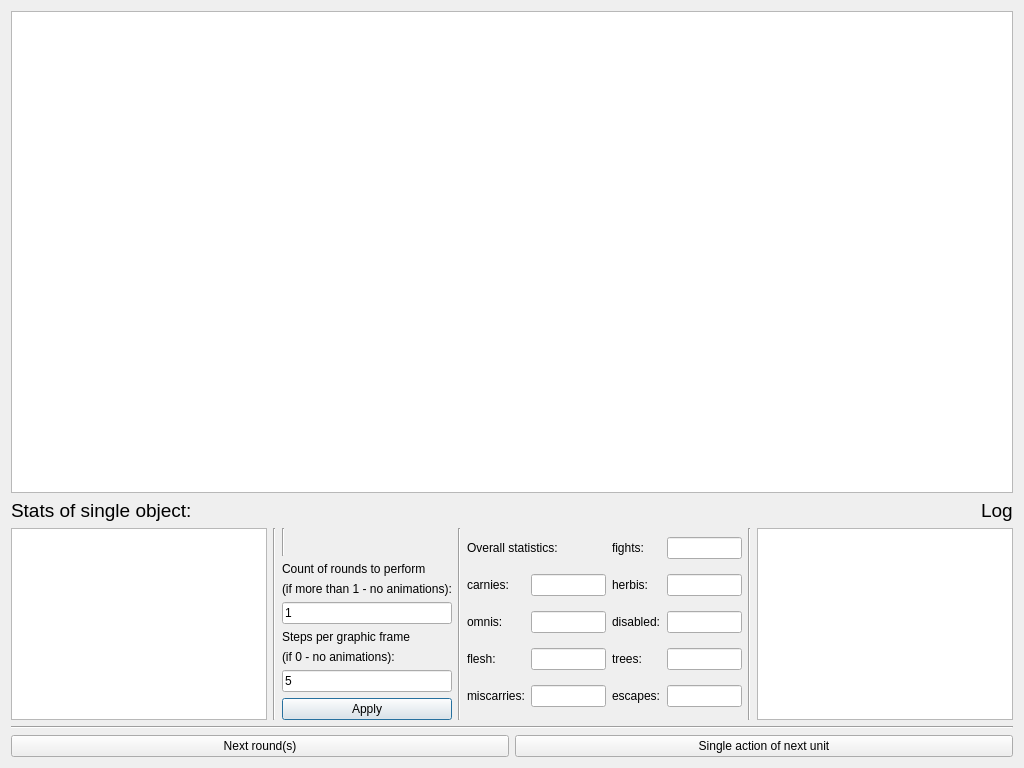
<?xml version="1.0" encoding="UTF-8"?>
<ui version="4.0">
 <class>Dialog</class>
 <widget class="QDialog" name="Dialog">
  <property name="geometry">
   <rect>
    <x>0</x>
    <y>0</y>
    <width>1024</width>
    <height>768</height>
   </rect>
  </property>
  <property name="windowTitle">
   <string>Evolva - a game of life</string>
  </property>
  <layout class="QVBoxLayout" name="verticalLayout">
   <item>
    <widget class="QGraphicsView" name="graphicsView">
     <property name="enabled">
      <bool>true</bool>
     </property>
     <property name="sizePolicy">
      <sizepolicy hsizetype="Expanding" vsizetype="Expanding">
       <horstretch>0</horstretch>
       <verstretch>0</verstretch>
      </sizepolicy>
     </property>
     <property name="minimumSize">
      <size>
       <width>100</width>
       <height>100</height>
      </size>
     </property>
     <property name="sizeIncrement">
      <size>
       <width>1</width>
       <height>1</height>
      </size>
     </property>
     <property name="baseSize">
      <size>
       <width>1</width>
       <height>1</height>
      </size>
     </property>
     <property name="sceneRect">
      <rectf>
       <x>0.000000000000000</x>
       <y>0.000000000000000</y>
       <width>0.000000000000000</width>
       <height>0.000000000000000</height>
      </rectf>
     </property>
    </widget>
   </item>
   <item>
    <layout class="QHBoxLayout" name="horizontalLayout_2">
     <item>
      <widget class="QLabel" name="label_stats_">
       <property name="font">
        <font>
         <pointsize>14</pointsize>
        </font>
       </property>
       <property name="text">
        <string>Stats of single object:</string>
       </property>
      </widget>
     </item>
     <item alignment="Qt::AlignRight">
      <widget class="QLabel" name="log_label_">
       <property name="font">
        <font>
         <pointsize>14</pointsize>
        </font>
       </property>
       <property name="text">
        <string>Log</string>
       </property>
      </widget>
     </item>
    </layout>
   </item>
   <item>
    <layout class="QHBoxLayout" name="horizontalLayout">
     <item>
      <widget class="QTextEdit" name="stats_textWindow">
       <property name="sizePolicy">
        <sizepolicy hsizetype="Minimum" vsizetype="Maximum">
         <horstretch>0</horstretch>
         <verstretch>0</verstretch>
        </sizepolicy>
       </property>
       <property name="textInteractionFlags">
        <set>Qt::NoTextInteraction</set>
       </property>
      </widget>
     </item>
     <item>
      <widget class="Line" name="line_4">
       <property name="orientation">
        <enum>Qt::Vertical</enum>
       </property>
      </widget>
     </item>
     <item>
      <layout class="QVBoxLayout" name="verticalLayout_2">
       <property name="sizeConstraint">
        <enum>QLayout::SetDefaultConstraint</enum>
       </property>
       <item>
        <widget class="Line" name="line_2">
         <property name="orientation">
          <enum>Qt::Vertical</enum>
         </property>
        </widget>
       </item>
       <item>
        <widget class="QLabel" name="label_13">
         <property name="sizePolicy">
          <sizepolicy hsizetype="Preferred" vsizetype="Maximum">
           <horstretch>0</horstretch>
           <verstretch>0</verstretch>
          </sizepolicy>
         </property>
         <property name="text">
          <string>Count of rounds to perform</string>
         </property>
        </widget>
       </item>
       <item>
        <widget class="QLabel" name="label_14">
         <property name="sizePolicy">
          <sizepolicy hsizetype="Preferred" vsizetype="Maximum">
           <horstretch>0</horstretch>
           <verstretch>0</verstretch>
          </sizepolicy>
         </property>
         <property name="text">
          <string>(if more than 1 - no animations):</string>
         </property>
        </widget>
       </item>
       <item>
        <widget class="QLineEdit" name="lineEdit_rounds">
         <property name="sizePolicy">
          <sizepolicy hsizetype="Expanding" vsizetype="Maximum">
           <horstretch>0</horstretch>
           <verstretch>0</verstretch>
          </sizepolicy>
         </property>
         <property name="text">
          <string>1</string>
         </property>
        </widget>
       </item>
       <item>
        <widget class="QLabel" name="label">
         <property name="sizePolicy">
          <sizepolicy hsizetype="Minimum" vsizetype="Maximum">
           <horstretch>0</horstretch>
           <verstretch>0</verstretch>
          </sizepolicy>
         </property>
         <property name="text">
          <string>Steps per graphic frame</string>
         </property>
        </widget>
       </item>
       <item>
        <widget class="QLabel" name="label_2">
         <property name="sizePolicy">
          <sizepolicy hsizetype="Minimum" vsizetype="Maximum">
           <horstretch>0</horstretch>
           <verstretch>0</verstretch>
          </sizepolicy>
         </property>
         <property name="text">
          <string>(if 0 - no animations):</string>
         </property>
        </widget>
       </item>
       <item>
        <widget class="QLineEdit" name="lineEdit_steps">
         <property name="text">
          <string>5</string>
         </property>
        </widget>
       </item>
       <item>
        <widget class="QPushButton" name="pushButton_2">
         <property name="text">
          <string>Apply</string>
         </property>
        </widget>
       </item>
      </layout>
     </item>
     <item>
      <widget class="Line" name="line">
       <property name="orientation">
        <enum>Qt::Vertical</enum>
       </property>
      </widget>
     </item>
     <item>
      <layout class="QGridLayout" name="gridLayout">
       <item row="1" column="0">
        <widget class="QLabel" name="label_3">
         <property name="sizePolicy">
          <sizepolicy hsizetype="Preferred" vsizetype="Maximum">
           <horstretch>0</horstretch>
           <verstretch>0</verstretch>
          </sizepolicy>
         </property>
         <property name="text">
          <string>carnies:</string>
         </property>
        </widget>
       </item>
       <item row="1" column="1">
        <widget class="QLineEdit" name="lineEdit_carnies">
         <property name="sizePolicy">
          <sizepolicy hsizetype="Expanding" vsizetype="Minimum">
           <horstretch>0</horstretch>
           <verstretch>0</verstretch>
          </sizepolicy>
         </property>
         <property name="readOnly">
          <bool>true</bool>
         </property>
        </widget>
       </item>
       <item row="5" column="1">
        <widget class="QLineEdit" name="lineEdit_flesh">
         <property name="sizePolicy">
          <sizepolicy hsizetype="Expanding" vsizetype="Minimum">
           <horstretch>0</horstretch>
           <verstretch>0</verstretch>
          </sizepolicy>
         </property>
         <property name="readOnly">
          <bool>true</bool>
         </property>
        </widget>
       </item>
       <item row="0" column="3">
        <widget class="QLineEdit" name="lineEdit_fights">
         <property name="sizePolicy">
          <sizepolicy hsizetype="Expanding" vsizetype="Minimum">
           <horstretch>0</horstretch>
           <verstretch>0</verstretch>
          </sizepolicy>
         </property>
         <property name="readOnly">
          <bool>true</bool>
         </property>
        </widget>
       </item>
       <item row="0" column="0" colspan="2">
        <widget class="QLabel" name="label_12">
         <property name="sizePolicy">
          <sizepolicy hsizetype="Maximum" vsizetype="Maximum">
           <horstretch>0</horstretch>
           <verstretch>0</verstretch>
          </sizepolicy>
         </property>
         <property name="text">
          <string>Overall statistics:</string>
         </property>
        </widget>
       </item>
       <item row="7" column="0">
        <widget class="QLabel" name="label_9">
         <property name="sizePolicy">
          <sizepolicy hsizetype="Preferred" vsizetype="Maximum">
           <horstretch>0</horstretch>
           <verstretch>0</verstretch>
          </sizepolicy>
         </property>
         <property name="text">
          <string>miscarries:</string>
         </property>
        </widget>
       </item>
       <item row="7" column="1">
        <widget class="QLineEdit" name="lineEdit_miscarries">
         <property name="sizePolicy">
          <sizepolicy hsizetype="Expanding" vsizetype="Minimum">
           <horstretch>0</horstretch>
           <verstretch>0</verstretch>
          </sizepolicy>
         </property>
         <property name="readOnly">
          <bool>true</bool>
         </property>
        </widget>
       </item>
       <item row="3" column="0">
        <widget class="QLabel" name="label_5">
         <property name="sizePolicy">
          <sizepolicy hsizetype="Preferred" vsizetype="Maximum">
           <horstretch>0</horstretch>
           <verstretch>0</verstretch>
          </sizepolicy>
         </property>
         <property name="text">
          <string>omnis:</string>
         </property>
        </widget>
       </item>
       <item row="3" column="1">
        <widget class="QLineEdit" name="lineEdit_omnis">
         <property name="sizePolicy">
          <sizepolicy hsizetype="Expanding" vsizetype="Minimum">
           <horstretch>0</horstretch>
           <verstretch>0</verstretch>
          </sizepolicy>
         </property>
         <property name="readOnly">
          <bool>true</bool>
         </property>
        </widget>
       </item>
       <item row="1" column="3">
        <widget class="QLineEdit" name="lineEdit_herbis">
         <property name="sizePolicy">
          <sizepolicy hsizetype="Expanding" vsizetype="Minimum">
           <horstretch>0</horstretch>
           <verstretch>0</verstretch>
          </sizepolicy>
         </property>
         <property name="readOnly">
          <bool>true</bool>
         </property>
        </widget>
       </item>
       <item row="5" column="0">
        <widget class="QLabel" name="label_8">
         <property name="sizePolicy">
          <sizepolicy hsizetype="Preferred" vsizetype="Maximum">
           <horstretch>0</horstretch>
           <verstretch>0</verstretch>
          </sizepolicy>
         </property>
         <property name="text">
          <string>flesh:</string>
         </property>
        </widget>
       </item>
       <item row="5" column="3">
        <widget class="QLineEdit" name="lineEdit_trees">
         <property name="sizePolicy">
          <sizepolicy hsizetype="Expanding" vsizetype="Minimum">
           <horstretch>0</horstretch>
           <verstretch>0</verstretch>
          </sizepolicy>
         </property>
         <property name="readOnly">
          <bool>true</bool>
         </property>
        </widget>
       </item>
       <item row="5" column="2">
        <widget class="QLabel" name="label_7">
         <property name="sizePolicy">
          <sizepolicy hsizetype="Preferred" vsizetype="Maximum">
           <horstretch>0</horstretch>
           <verstretch>0</verstretch>
          </sizepolicy>
         </property>
         <property name="text">
          <string>trees:</string>
         </property>
        </widget>
       </item>
       <item row="3" column="2">
        <widget class="QLabel" name="label_6">
         <property name="sizePolicy">
          <sizepolicy hsizetype="Preferred" vsizetype="Maximum">
           <horstretch>0</horstretch>
           <verstretch>0</verstretch>
          </sizepolicy>
         </property>
         <property name="text">
          <string>disabled:</string>
         </property>
        </widget>
       </item>
       <item row="3" column="3">
        <widget class="QLineEdit" name="lineEdit_disabled">
         <property name="sizePolicy">
          <sizepolicy hsizetype="Expanding" vsizetype="Minimum">
           <horstretch>0</horstretch>
           <verstretch>0</verstretch>
          </sizepolicy>
         </property>
         <property name="readOnly">
          <bool>true</bool>
         </property>
        </widget>
       </item>
       <item row="7" column="3">
        <widget class="QLineEdit" name="lineEdit_escapes">
         <property name="sizePolicy">
          <sizepolicy hsizetype="Expanding" vsizetype="Minimum">
           <horstretch>0</horstretch>
           <verstretch>0</verstretch>
          </sizepolicy>
         </property>
         <property name="readOnly">
          <bool>true</bool>
         </property>
        </widget>
       </item>
       <item row="1" column="2">
        <widget class="QLabel" name="label_4">
         <property name="sizePolicy">
          <sizepolicy hsizetype="Preferred" vsizetype="Maximum">
           <horstretch>0</horstretch>
           <verstretch>0</verstretch>
          </sizepolicy>
         </property>
         <property name="text">
          <string>herbis:</string>
         </property>
        </widget>
       </item>
       <item row="7" column="2">
        <widget class="QLabel" name="label_11">
         <property name="sizePolicy">
          <sizepolicy hsizetype="Preferred" vsizetype="Maximum">
           <horstretch>0</horstretch>
           <verstretch>0</verstretch>
          </sizepolicy>
         </property>
         <property name="text">
          <string>escapes:</string>
         </property>
        </widget>
       </item>
       <item row="0" column="2">
        <widget class="QLabel" name="label_10">
         <property name="sizePolicy">
          <sizepolicy hsizetype="Maximum" vsizetype="Maximum">
           <horstretch>0</horstretch>
           <verstretch>0</verstretch>
          </sizepolicy>
         </property>
         <property name="frameShape">
          <enum>QFrame::NoFrame</enum>
         </property>
         <property name="text">
          <string>fights:</string>
         </property>
        </widget>
       </item>
      </layout>
     </item>
     <item>
      <widget class="Line" name="line_3">
       <property name="orientation">
        <enum>Qt::Vertical</enum>
       </property>
      </widget>
     </item>
     <item>
      <widget class="QTextEdit" name="log_textWindow">
       <property name="sizePolicy">
        <sizepolicy hsizetype="Minimum" vsizetype="Maximum">
         <horstretch>0</horstretch>
         <verstretch>0</verstretch>
        </sizepolicy>
       </property>
       <property name="textInteractionFlags">
        <set>Qt::NoTextInteraction</set>
       </property>
      </widget>
     </item>
    </layout>
   </item>
   <item>
    <widget class="Line" name="line_5">
     <property name="orientation">
      <enum>Qt::Horizontal</enum>
     </property>
    </widget>
   </item>
   <item>
    <layout class="QHBoxLayout" name="horizontalLayout_4">
     <item>
      <widget class="QPushButton" name="pushButton_3">
       <property name="text">
        <string>Next round(s)</string>
       </property>
      </widget>
     </item>
     <item>
      <widget class="QPushButton" name="pushButton">
       <property name="text">
        <string>Single action of next unit</string>
       </property>
      </widget>
     </item>
    </layout>
   </item>
  </layout>
 </widget>
 <layoutdefault spacing="6" margin="11"/>
 <resources/>
 <connections/>
</ui>
